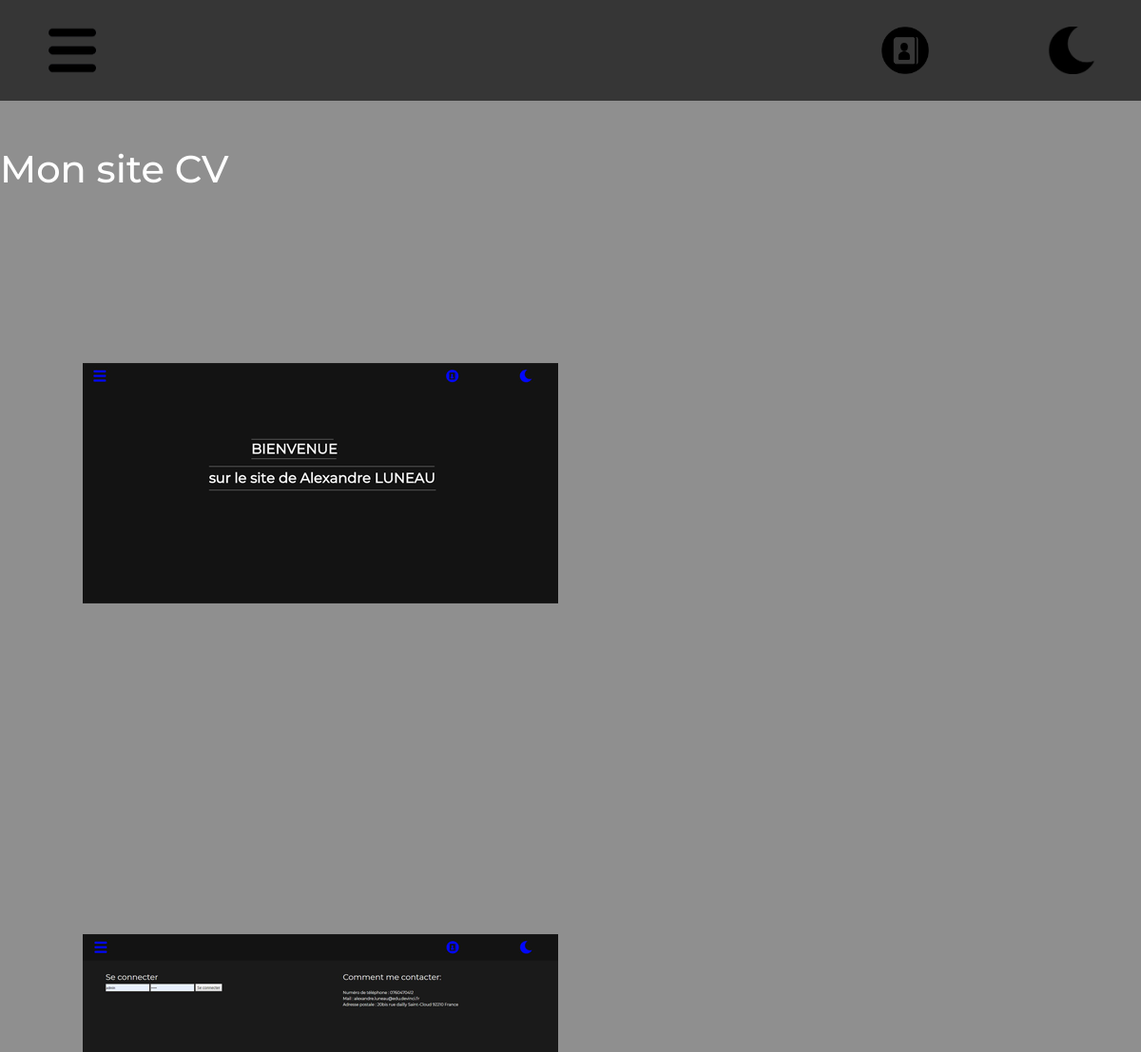
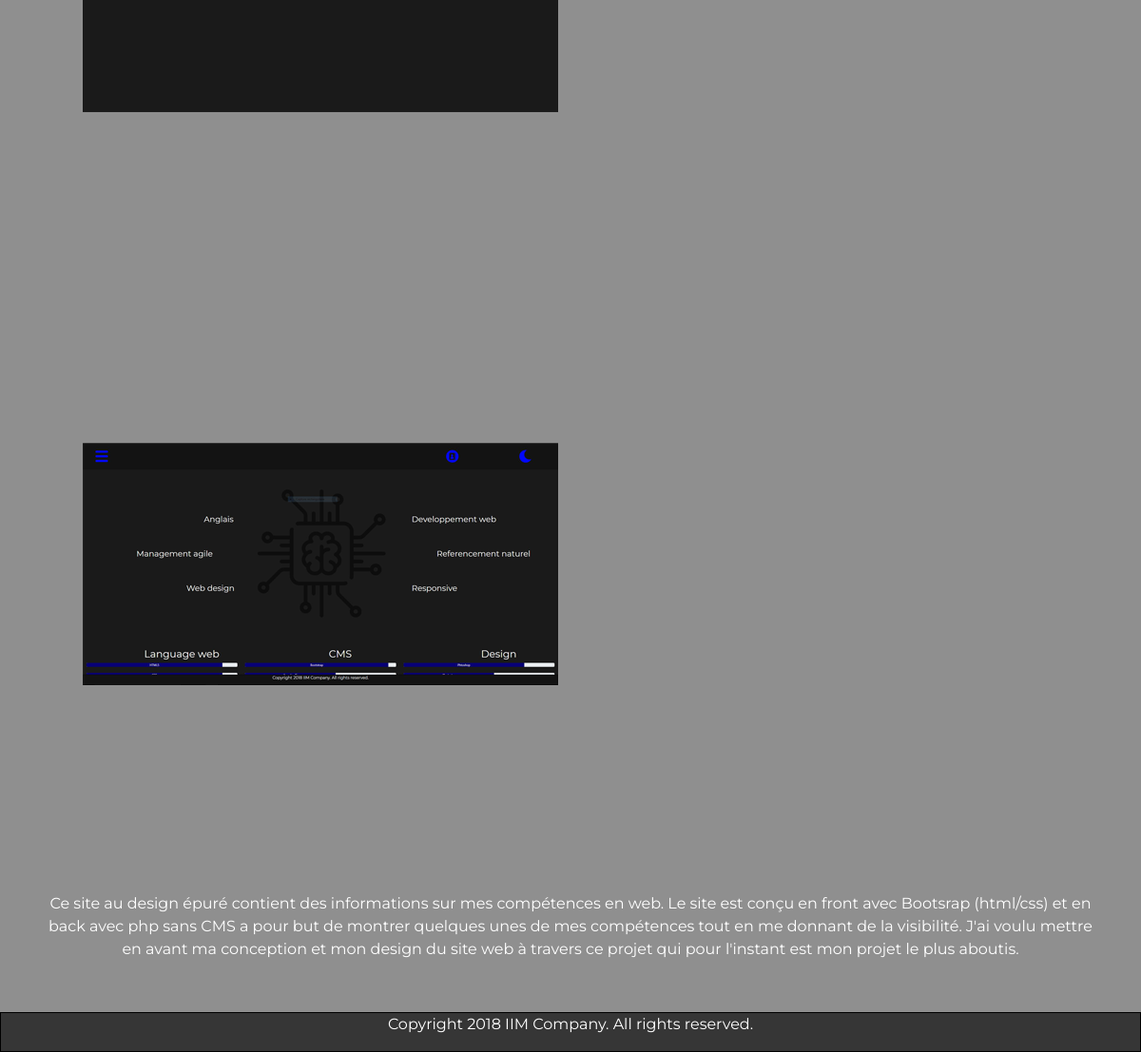
The page /single_article2.php?id=14 on the database its author committed (2 pictures, top to bottom).
### tables this page shows
CREATE TABLE `article` (
  `id` int(11) NOT NULL,
  `name` varchar(255) NOT NULL,
  `content` longtext NOT NULL,
  `extrait` longtext NOT NULL,
  `file_url1` varchar(255) NOT NULL,
  `file_url2` varchar(255) NOT NULL,
  `file_url3` varchar(255) NOT NULL
);

### function.php (called while the page is built)
<?php
function getArticle($db, $nb = null, $id = null){
    if ($nb AND !$id){
        $req = $db->query('SELECT * FROM article LIMIT'.$nb);
        $articles = $req->fetchAll();
    }
    elseif ($id){
        $req = $db->query('SELECT * FROM article WHERE id ='.$id);
        $articles = $req->fetchObject();
    }
    else{
        $req = $db->query('SELECT * FROM article');
        $articles = $req->fetchAll();
    }
    return $articles;
}

### single_article2.php (the view, shortened to what this page needs)
<?php session_start() ?><!DOCTYPE html>
<html>
    <head>
        <link rel="stylesheet" href="https://stackpath.bootstrapcdn.com/bootstrap/4.2.1/css/bootstrap.min.css">
        <link rel="stylesheet" href="style_single_article2.css" />
    </head>
    <body>
        <?php
        require_once 'database.php';
        require_once 'function.php';
        $article = getArticle($db,1, $_GET['id']);
        ?>
            <header class="container-fluid">
                    <nav class="navbar navbar-default navbar-fixed-top row">
                        <a href="index_menu2.html" class="col-md-8">
                            <img src=image/picto_menu2.png class="logomenu" alt="menu">
                        </a>
                        <a href="admin/login2.php" class="col-md-1">
                            <img src=image/picto_contact2.png class="logo1" alt="contact">
                        </a>
                        <a href="single_article.php" class="col-md-1">
                            <img src=image/picto_moon2.png class="logo" alt="">
                        </a>
                    </nav>
                </header>
        <div class="container-fluid pt-5 pb-5">
            <div class="row">
                <h1><?= $article->name ?></h1>
            </div>
            <div class="row ml-4">
                <img src=<?= $article->file_url1 ?> class="carreblanc m-5" alt="">
                <img src=<?= $article->file_url2 ?> class="carreblanc m-5" alt="">
                <img src=<?= $article->file_url3 ?> class="carreblanc m-5" alt="">
            </div>
            <div class="row">
                <p class="m-5"><?= $article->content ?></p>
            </div>
        </div>
        <footer>
            <div class="container-fluid footer">
                <div class="col-12">
                    <p class="fin">Copyright 2018 IIM Company. All rights reserved.</p>
                </div>
            </div>
        </footer>
    </body>
</html>

### style_single_article2.css (style rules this page uses)
a:link { text-decoration: none; }
a { color: white; }
body { background: #8f8f8f; }
.logo { width: 50px; height: 50px; }
.logo1 { width: 50px; height: 50px; margin-left: 20px; }
.logomenu { width: 50px; height: 50px; margin-left: 20px; }
h1 { color: white; font-family: 'Montserrat', sans-serif; }
p { color: white; text-align: center; font-family: 'Montserrat', sans-serif; }
header { padding-bottom: 20px; padding-top: 20px; background: #363636; }
.carreblanc { width: 500px; height: 500px; }
.fin { text-align: center; }
footer { border: 1px solid rgb(0, 0, 0); background: #363636; position: fixed; left: 0; bottom: 0; width: 100%; }

### rows shown on the page
article: name "Mon site CV", file_url1 (picture), file_url2 (picture), file_url3 (picture), content "Ce site au design épuré contient des informations sur mes compétences en web. Le site est conçu en front avec Bootsrap (html/css) et en back avec php sans CMS a pour but de montrer quelques unes de mes compétences tout en me donnant de la visibilité. J'ai voulu mettre en avant ma conception et mon design du site web à travers ce projet qui pour l'instant est mon projet le plus aboutis."
